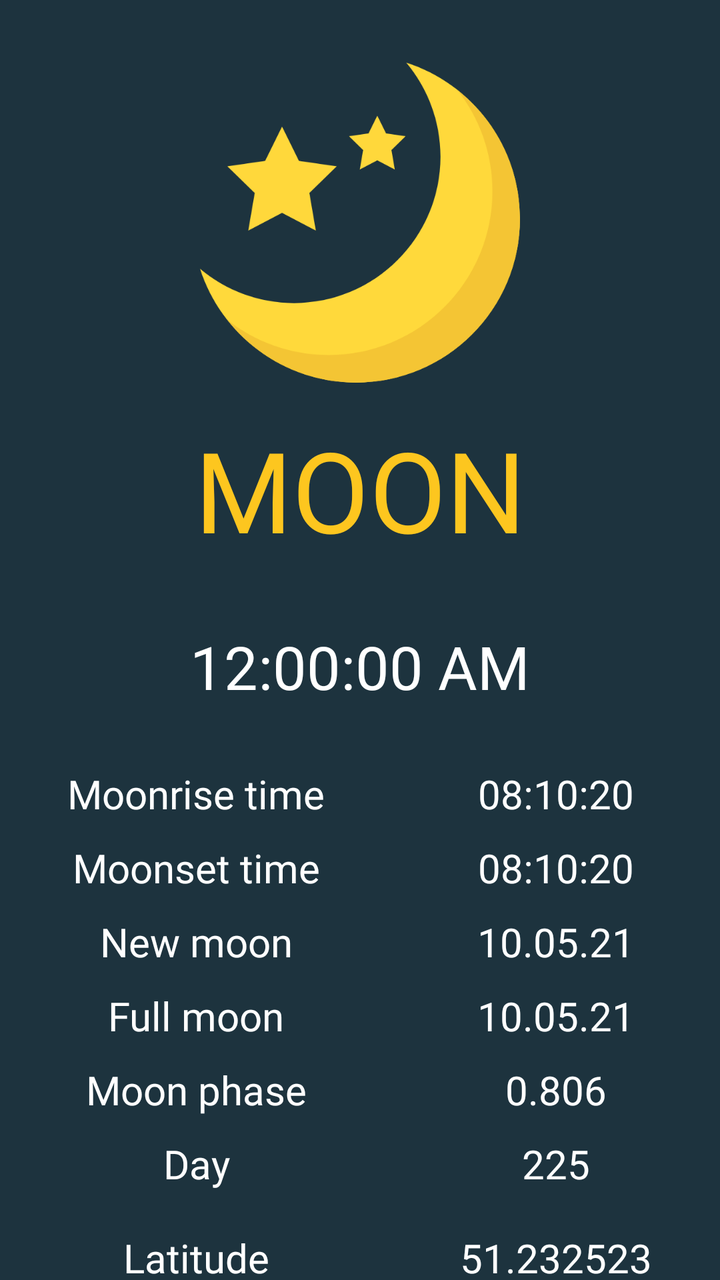
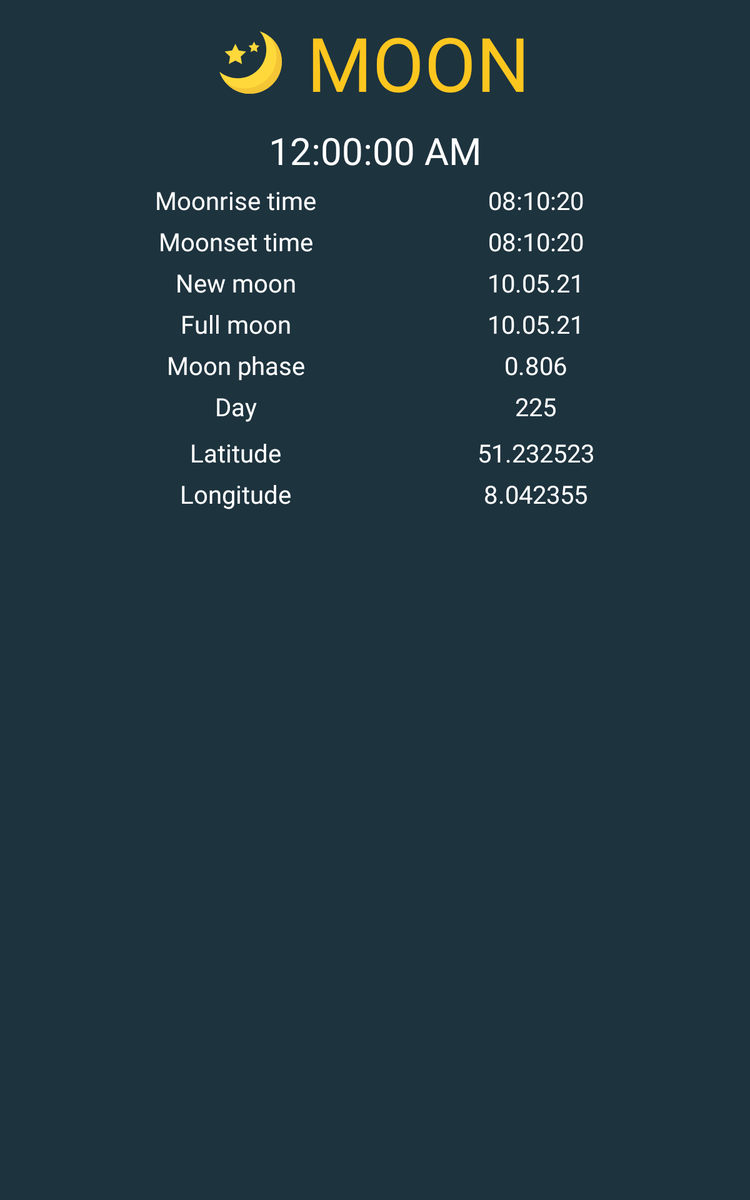

Two renders of one Android screen. The first uses the default layout on a phone; the second uses the alternative layout the repository ships for a different screen configuration, on a matching device. The two XML files are below.
<!-- AndroidManifest.xml: application theme AppTheme -->
<!-- res/layout/night_fragment.xml -->
<?xml version="1.0" encoding="utf-8"?>
<LinearLayout xmlns:android="http://schemas.android.com/apk/res/android"
              xmlns:app="http://schemas.android.com/apk/res-auto" android:layout_width="match_parent"
              android:layout_height="match_parent"
              android:background="@color/colorNight"
              android:orientation="vertical">

    <TextView
            android:text="@string/moon"
            android:textSize="70sp"
            android:fontFamily="@font/rubik"
            android:textColor="@color/Yellow"
            android:textAlignment="center"
            android:scaleX="0.8"
            android:scaleY="0.8"
            android:layout_width="match_parent"
            android:layout_height="wrap_content"
            android:id="@+id/textView"
            android:drawablePadding="20dp"
            app:drawableTopCompat="@drawable/ic_moon"/>

    <TextClock
            android:text=""
            android:textSize="30sp"
            android:textColor="#ffffff"
            android:format12Hour="hh:mm:ss a"
            android:fontFamily="@font/rubik"
            android:textAlignment="center"
            android:layout_width="match_parent"
            android:layout_height="wrap_content"
            android:id="@+id/textView2"
            android:paddingBottom="20dp"/>


    <TableLayout
            android:id="@+id/table_layout"
            android:layout_width="match_parent"
            android:layout_height="match_parent"
            android:stretchColumns="*">


        <TableRow
                android:id="@+id/first_row"
                android:layout_height="match_parent"
                android:layout_width="match_parent"
                android:paddingTop="10dp">


            <TextView
                    android:text="@string/moonrise_time"
                    android:textSize="20sp"
                    android:textColor="#ffffff"
                    android:textAlignment="center"
                    android:fontFamily="@font/rubik_medium"
                    android:layout_width="wrap_content"
                    android:layout_height="wrap_content"
                    android:layout_column="0"/>
            <TextView
                    android:id="@+id/moonrise_time"
                    android:text="08:10:20"
                    android:textSize="20sp"
                    android:textColor="#ffffff"
                    android:fontFamily="@font/rubik"
                    android:textAlignment="center"
                    android:layout_width="wrap_content"
                    android:layout_height="wrap_content"
                    android:layout_column="1"/>

        </TableRow>

        <TableRow
                android:id="@+id/second_row"
                android:layout_height="match_parent"
                android:layout_width="match_parent"
                android:paddingTop="10dp">

            <TextView
                    android:text="@string/moonset_time"
                    android:textSize="20sp"
                    android:textColor="#ffffff"
                    android:fontFamily="@font/rubik_medium"
                    android:textAlignment="center"
                    android:layout_width="wrap_content"
                    android:layout_height="wrap_content"
                    android:layout_column="0"/>
            <TextView
                    android:id="@+id/moonset_time"
                    android:text="08:10:20"
                    android:textSize="20sp"
                    android:textColor="#ffffff"
                    android:fontFamily="@font/rubik"
                    android:textAlignment="center"
                    android:layout_width="wrap_content"
                    android:layout_height="wrap_content"
                    android:layout_column="1"/>

        </TableRow>

        <TableRow
                android:id="@+id/third_row"
                android:layout_height="match_parent"
                android:layout_width="match_parent"
                android:paddingTop="10dp">

            <TextView
                    android:text="@string/new_moon"
                    android:textSize="20sp"
                    android:textColor="#ffffff"
                    android:textAlignment="center"
                    android:fontFamily="@font/rubik_medium"
                    android:layout_width="wrap_content"
                    android:layout_height="wrap_content"
                    android:layout_column="0"/>
            <TextView
                    android:id="@+id/new_moon"
                    android:text="10.05.21"
                    android:textSize="20sp"
                    android:textColor="#ffffff"
                    android:fontFamily="@font/rubik"
                    android:textAlignment="center"
                    android:layout_width="wrap_content"
                    android:layout_height="wrap_content"
                    android:layout_column="1"/>

        </TableRow>

        <TableRow
                android:id="@+id/fourth_row"
                android:layout_height="match_parent"
                android:layout_width="match_parent"
                android:paddingTop="10dp">

            <TextView
                    android:text="@string/full_moon"
                    android:textSize="20sp"
                    android:textColor="#ffffff"
                    android:textAlignment="center"
                    android:fontFamily="@font/rubik_medium"
                    android:layout_width="wrap_content"
                    android:layout_height="wrap_content"
                    android:layout_column="0"/>
            <TextView
                    android:id="@+id/full_moon"
                    android:text="10.05.21"
                    android:textSize="20sp"
                    android:textColor="#ffffff"
                    android:fontFamily="@font/rubik"
                    android:textAlignment="center"
                    android:layout_width="wrap_content"
                    android:layout_height="wrap_content"
                    android:layout_column="1"/>

        </TableRow>

        <TableRow
                android:id="@+id/fifth_row"
                android:layout_height="match_parent"
                android:layout_width="match_parent"
                android:paddingTop="10dp">

            <TextView
                    android:text="@string/moon_phase"
                    android:textSize="20sp"
                    android:textColor="#ffffff"
                    android:textAlignment="center"
                    android:layout_width="wrap_content"
                    android:fontFamily="@font/rubik_medium"
                    android:layout_height="wrap_content"
                    android:layout_column="0"/>
            <TextView
                    android:id="@+id/moon_phase"
                    android:text="0.806"
                    android:textSize="20sp"
                    android:textColor="#ffffff"
                    android:textAlignment="center"
                    android:fontFamily="@font/rubik"
                    android:layout_width="wrap_content"
                    android:layout_height="wrap_content"
                    android:layout_column="1"/>

        </TableRow>

        <TableRow
                android:id="@+id/sixth_row"
                android:layout_height="match_parent"
                android:layout_width="match_parent"
                android:paddingTop="10dp">

            <TextView
                    android:text="@string/day"
                    android:textSize="20sp"
                    android:textColor="#ffffff"
                    android:textAlignment="center"
                    android:fontFamily="@font/rubik_medium"
                    android:layout_width="wrap_content"
                    android:layout_height="wrap_content"
                    android:layout_column="0"/>
            <TextView
                    android:id="@+id/moon_day"
                    android:text="225"
                    android:textSize="20sp"
                    android:textColor="#ffffff"
                    android:fontFamily="@font/rubik"
                    android:textAlignment="center"
                    android:layout_width="wrap_content"
                    android:layout_height="wrap_content"
                    android:layout_column="1"/>

        </TableRow>

        <TableRow
                android:id="@+id/latitude_row"
                android:layout_height="match_parent"
                android:layout_width="match_parent"
                android:paddingTop="20dp">

            <TextView
                    android:text="@string/latitude"
                    android:textSize="20sp"
                    android:textColor="#ffffff"
                    android:textAlignment="center"
                    android:fontFamily="@font/rubik_medium"
                    android:layout_width="wrap_content"
                    android:layout_height="wrap_content"
                    android:layout_column="0"/>
            <TextView
                    android:id="@+id/latitudeTv"
                    android:text="51.232523"
                    android:textSize="20sp"
                    android:textColor="#ffffff"
                    android:fontFamily="@font/rubik"
                    android:textAlignment="center"
                    android:layout_width="wrap_content"
                    android:layout_height="wrap_content"
                    android:layout_column="1"/>

        </TableRow>

        <TableRow
                android:id="@+id/longitude_row"
                android:layout_height="match_parent"
                android:layout_width="match_parent"
                android:paddingTop="10dp">

            <TextView
                    android:text="@string/longitude"
                    android:textSize="20sp"
                    android:textColor="#ffffff"
                    android:textAlignment="center"
                    android:fontFamily="@font/rubik_medium"
                    android:layout_width="wrap_content"
                    android:layout_height="wrap_content"
                    android:layout_column="0"/>
            <TextView
                    android:id="@+id/longitudeTv"
                    android:text="8.042355"
                    android:textSize="20sp"
                    android:textColor="#ffffff"
                    android:fontFamily="@font/rubik"
                    android:textAlignment="center"
                    android:layout_width="wrap_content"
                    android:layout_height="wrap_content"
                    android:layout_column="1"/>

        </TableRow>
    </TableLayout>

</LinearLayout>
<!-- resources referenced by this layout -->
<resources>
  <color name="Yellow">#FDC61F</color>
  <color name="colorNight">#1D333E</color>
  <!-- drawable ic_moon (drawable) -->
  <vector android:height="200dp" android:viewportHeight="499.712"
      android:viewportWidth="499.712" android:width="200dp" xmlns:android="http://schemas.android.com/apk/res/android">
      <path android:fillColor="#FFD93B" android:pathData="M146.88,375.528c126.272,0 228.624,-102.368 228.624,-228.64c0,-55.952 -20.16,-107.136 -53.52,-146.88C425.056,33.096 499.696,129.64 499.696,243.704c0,141.392 -114.608,256 -256,256c-114.064,0 -210.608,-74.64 -243.696,-177.712C39.744,355.368 90.944,375.528 146.88,375.528z"/>
      <path android:fillColor="#F4C534" android:pathData="M401.92,42.776c34.24,43.504 54.816,98.272 54.816,157.952c0,141.392 -114.608,256 -256,256c-59.68,0 -114.448,-20.576 -157.952,-54.816c46.848,59.472 119.344,97.792 200.928,97.792c141.392,0 256,-114.608 256,-256C499.712,162.12 461.392,89.64 401.92,42.776z"/>
      <path android:fillColor="#FFD83B" android:pathData="M128.128,99.944l26.368,53.456l58.976,8.56l-42.672,41.6l10.064,58.736l-52.736,-27.728l-52.752,27.728l10.064,-58.736l-42.672,-41.6l58.976,-8.56z"/>
      <path android:fillColor="#FFD83B" android:pathData="M276.864,82.84l13.664,27.712l30.576,4.432l-22.128,21.568l5.232,30.432l-27.344,-14.368l-27.344,14.368l5.232,-30.432l-22.128,-21.568l30.576,-4.432z"/>
  </vector>
  <string name="day">Day</string>
  <string name="full_moon">Full moon</string>
  <string name="latitude">Latitude</string>
  <string name="longitude">Longitude</string>
  <string name="moon">MOON</string>
  <string name="moon_phase">Moon phase</string>
  <string name="moonrise_time">Moonrise time</string>
  <string name="moonset_time">Moonset time</string>
  <string name="new_moon">New moon</string>
  <style name="AppTheme" parent="Theme.AppCompat.Light.NoActionBar">
          
          <item name="colorPrimary">@color/colorPrimary</item>
          <item name="colorPrimaryDark">@color/colorPrimaryDark</item>
          <item name="colorAccent">@color/colorAccent</item>
  
      </style>
  <color name="colorPrimary">#172329</color>
  <color name="colorPrimaryDark">#10181C</color>
  <color name="colorAccent">#5CC5E8</color>
</resources>
<!-- res/layout-sw600dp/night_fragment.xml (the repository's variant of the layout above) -->
<!-- drawn on a 7-inch tablet held upright -->
<?xml version="1.0" encoding="utf-8"?>
<LinearLayout xmlns:android="http://schemas.android.com/apk/res/android"
              xmlns:app="http://schemas.android.com/apk/res-auto" android:layout_width="match_parent"
              android:layout_height="match_parent"
              android:background="@color/colorNight"
              android:orientation="vertical">


    <RelativeLayout
            android:layout_width="match_parent"
            android:layout_height="wrap_content">

        <TextView
                android:text="MOON"
                android:textSize="60sp"
                android:fontFamily="@font/rubik"
                android:textColor="@color/Yellow"
                android:layout_centerHorizontal="true"
                android:layout_width="wrap_content"
                android:layout_height="wrap_content"
                android:id="@+id/textView"
                app:drawableLeftCompat="@drawable/ic_moon_50"
                android:drawablePadding="20dp"
                android:layout_marginVertical="10dp"/>
    </RelativeLayout>
    <TextClock
            android:text=""
            android:textSize="30sp"
            android:textColor="#ffffff"
            android:format12Hour="hh:mm:ss a"
            android:fontFamily="@font/rubik"
            android:textAlignment="center"
            android:layout_width="match_parent"
            android:layout_height="wrap_content"
            android:id="@+id/textView2"/>


    <TableLayout
            android:id="@+id/table_layout"
            android:layout_width="match_parent"
            android:layout_height="match_parent"
            android:stretchColumns="*"
            android:layout_marginHorizontal="60dp">


        <TableRow
                android:id="@+id/first_row"
                android:layout_height="match_parent"
                android:layout_width="match_parent"
                android:paddingTop="6dp">


            <TextView
                    android:text="Moonrise time"
                    android:textSize="20sp"
                    android:textColor="#ffffff"
                    android:textAlignment="center"
                    android:fontFamily="@font/rubik_medium"
                    android:layout_width="wrap_content"
                    android:layout_height="wrap_content"
                    android:layout_column="0" />
            <TextView
                    android:id="@+id/moonrise_time"
                    android:text="08:10:20"
                    android:textSize="20sp"
                    android:textColor="#ffffff"
                    android:textAlignment="center"
                    android:fontFamily="@font/rubik"
                    android:layout_width="wrap_content"
                    android:layout_height="wrap_content"
                    android:layout_column="1" />

        </TableRow>

        <TableRow
                android:id="@+id/second_row"
                android:layout_height="match_parent"
                android:layout_width="match_parent"
                android:paddingTop="6dp">

            <TextView
                    android:text="Moonset time"
                    android:textSize="20sp"
                    android:textColor="#ffffff"
                    android:fontFamily="@font/rubik_medium"
                    android:textAlignment="center"
                    android:layout_width="wrap_content"
                    android:layout_height="wrap_content"
                    android:layout_column="0" />
            <TextView
                    android:id="@+id/moonset_time"
                    android:text="08:10:20"
                    android:textSize="20sp"
                    android:textColor="#ffffff"
                    android:textAlignment="center"
                    android:fontFamily="@font/rubik"
                    android:layout_width="wrap_content"
                    android:layout_height="wrap_content"
                    android:layout_column="1"/>

        </TableRow>

        <TableRow
                android:id="@+id/third_row"
                android:layout_height="match_parent"
                android:layout_width="match_parent"
                android:paddingTop="6dp">

            <TextView
                    android:text="New moon"
                    android:textSize="20sp"
                    android:textColor="#ffffff"
                    android:textAlignment="center"
                    android:fontFamily="@font/rubik_medium"
                    android:layout_width="wrap_content"
                    android:layout_height="wrap_content"
                    android:layout_column="0" />
            <TextView
                    android:id="@+id/new_moon"
                    android:text="10.05.21"
                    android:textSize="20sp"
                    android:textColor="#ffffff"
                    android:fontFamily="@font/rubik"
                    android:textAlignment="center"
                    android:layout_width="wrap_content"
                    android:layout_height="wrap_content"
                    android:layout_column="1" />

        </TableRow>

        <TableRow
                android:id="@+id/fourth_row"
                android:layout_height="match_parent"
                android:layout_width="match_parent"
                android:paddingTop="6dp">

            <TextView
                    android:text="Full moon"
                    android:textSize="20sp"
                    android:textColor="#ffffff"
                    android:textAlignment="center"
                    android:fontFamily="@font/rubik_medium"
                    android:layout_width="wrap_content"
                    android:layout_height="wrap_content"
                    android:layout_column="0" />
            <TextView
                    android:id="@+id/full_moon"
                    android:text="10.05.21"
                    android:textSize="20sp"
                    android:textColor="#ffffff"
                    android:textAlignment="center"
                    android:fontFamily="@font/rubik"
                    android:layout_width="wrap_content"
                    android:layout_height="wrap_content"
                    android:layout_column="1" />

        </TableRow>

        <TableRow
                android:id="@+id/fifth_row"
                android:layout_height="match_parent"
                android:layout_width="match_parent"
                android:paddingTop="6dp">

            <TextView
                    android:text="Moon phase"
                    android:textSize="20sp"
                    android:textColor="#ffffff"
                    android:textAlignment="center"
                    android:layout_width="wrap_content"
                    android:fontFamily="@font/rubik_medium"
                    android:layout_height="wrap_content"
                    android:layout_column="0" />
            <TextView
                    android:id="@+id/moon_phase"
                    android:text="0.806"
                    android:textSize="20sp"
                    android:textColor="#ffffff"
                    android:textAlignment="center"
                    android:fontFamily="@font/rubik"
                    android:layout_width="wrap_content"
                    android:layout_height="wrap_content"
                    android:layout_column="1" />

        </TableRow>

        <TableRow
                android:id="@+id/sixth_row"
                android:layout_height="match_parent"
                android:layout_width="match_parent"
                android:paddingTop="6dp">

            <TextView
                    android:text="Day"
                    android:textSize="20sp"
                    android:textColor="#ffffff"
                    android:textAlignment="center"
                    android:fontFamily="@font/rubik_medium"
                    android:layout_width="wrap_content"
                    android:layout_height="wrap_content"
                    android:layout_column="0" />
            <TextView
                    android:id="@+id/moon_day"
                    android:text="225"
                    android:textSize="20sp"
                    android:textColor="#ffffff"
                    android:textAlignment="center"
                    android:fontFamily="@font/rubik"
                    android:layout_width="wrap_content"
                    android:layout_height="wrap_content"
                    android:layout_column="1" />

        </TableRow>

        <TableRow
                android:id="@+id/longlat"
                android:layout_height="match_parent"
                android:layout_width="match_parent"
                android:paddingTop="10dp">

            <TextView
                    android:text="Latitude"
                    android:textSize="20sp"
                    android:textColor="#ffffff"
                    android:textAlignment="center"
                    android:fontFamily="@font/rubik_medium"
                    android:layout_width="wrap_content"
                    android:layout_height="wrap_content"
                    android:layout_column="0" />
            <TextView
                    android:id="@+id/latitudeTv"
                    android:text="51.232523"
                    android:textSize="20sp"
                    android:textColor="#ffffff"
                    android:textAlignment="center"
                    android:fontFamily="@font/rubik"
                    android:layout_width="wrap_content"
                    android:layout_height="wrap_content"
                    android:layout_column="1" />
        </TableRow>

        <TableRow
                android:id="@+id/longlatvalues"
                android:layout_height="match_parent"
                android:layout_width="match_parent"
                android:paddingTop="6dp">

            <TextView
                    android:text="Longitude"
                    android:textSize="20sp"
                    android:textColor="#ffffff"
                    android:textAlignment="center"
                    android:fontFamily="@font/rubik_medium"
                    android:layout_width="wrap_content"
                    android:layout_height="wrap_content"
                    android:layout_column="0" />
            <TextView
                    android:id="@+id/longitudeTv"
                    android:text="8.042355"
                    android:textSize="20sp"
                    android:textColor="#ffffff"
                    android:fontFamily="@font/rubik"
                    android:textAlignment="center"
                    android:layout_width="wrap_content"
                    android:layout_height="wrap_content"
                    android:layout_column="1" />

        </TableRow>
    </TableLayout>

</LinearLayout>
<!-- resources referenced by the variant -->
<!-- as a 7-inch tablet held upright resolves them -->
<resources>
  <color name="Yellow">#FDC61F</color>
  <color name="colorNight">#1D333E</color>
  <!-- drawable ic_moon_50 (drawable) -->
  <vector android:height="50dp" android:viewportHeight="499.712"
      android:viewportWidth="499.712" android:width="50dp" xmlns:android="http://schemas.android.com/apk/res/android">
      <path android:fillColor="#FFD93B" android:pathData="M146.88,375.528c126.272,0 228.624,-102.368 228.624,-228.64c0,-55.952 -20.16,-107.136 -53.52,-146.88C425.056,33.096 499.696,129.64 499.696,243.704c0,141.392 -114.608,256 -256,256c-114.064,0 -210.608,-74.64 -243.696,-177.712C39.744,355.368 90.944,375.528 146.88,375.528z"/>
      <path android:fillColor="#F4C534" android:pathData="M401.92,42.776c34.24,43.504 54.816,98.272 54.816,157.952c0,141.392 -114.608,256 -256,256c-59.68,0 -114.448,-20.576 -157.952,-54.816c46.848,59.472 119.344,97.792 200.928,97.792c141.392,0 256,-114.608 256,-256C499.712,162.12 461.392,89.64 401.92,42.776z"/>
      <path android:fillColor="#FFD83B" android:pathData="M128.128,99.944l26.368,53.456l58.976,8.56l-42.672,41.6l10.064,58.736l-52.736,-27.728l-52.752,27.728l10.064,-58.736l-42.672,-41.6l58.976,-8.56z"/>
      <path android:fillColor="#FFD83B" android:pathData="M276.864,82.84l13.664,27.712l30.576,4.432l-22.128,21.568l5.232,30.432l-27.344,-14.368l-27.344,14.368l5.232,-30.432l-22.128,-21.568l30.576,-4.432z"/>
  </vector>
  <style name="AppTheme" parent="Theme.AppCompat.Light.NoActionBar">
          
          <item name="colorPrimary">@color/colorPrimary</item>
          <item name="colorPrimaryDark">@color/colorPrimaryDark</item>
          <item name="colorAccent">@color/colorAccent</item>
  
      </style>
  <color name="colorPrimary">#172329</color>
  <color name="colorPrimaryDark">#10181C</color>
  <color name="colorAccent">#5CC5E8</color>
</resources>
